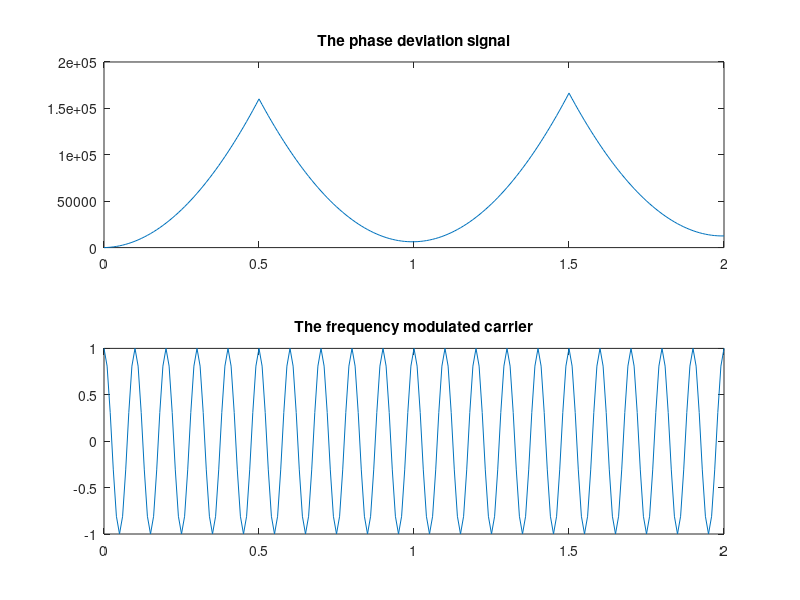

This chart was generated by the following MATLAB code:
% Communication Theory and Systems 1st Project
% Part A
 %% Signal Creation
 ts = 0.01;
t = 0:ts:2; %in ms
x = t.*2;
x(ceil(length(x)/4)+1:ceil(3*length(x)/4)) = x(ceil(length(x)/4)+1:ceil(3*length(x)/4)) - 2;
x(ceil(3*length(x)/4)+1:length(x)) = x(ceil(3*length(x)/4)+1:length(x)) - 4;
% x is now done 
 % Generate the phase deviation signal
 theta = zeros(1,length(x));
 sum=0; Kf=1000;
 for i=1:1:length(x)
     theta(i)=sum+x(i);
     sum=theta(i);
 end
 theta = theta.*(Kf*2*pi);
  subplot(2,1,1);
  plot(t,theta);
  title('The phase deviation signal');
%% Carrier and Modulation
Ac = 1; Fc=10000;
modulated_carrier = Ac.*cos(2*pi*Fc*t/1000 + theta); %I divided t by 1000 to make it in seconds so I can multiply by Fc (1/second)
  subplot(2,1,2);
  plot(t,modulated_carrier);
  title('The frequency modulated carrier');
  % The next variables I set to use in SIMULINK [ Part B ]
  m1=[t' x'];
  m2=[t' (theta.*10^-3)'];  % Just scaling to decrease the high values of the phase deviated signal to enable appropriate plotting
  m3=[t' modulated_carrier'];